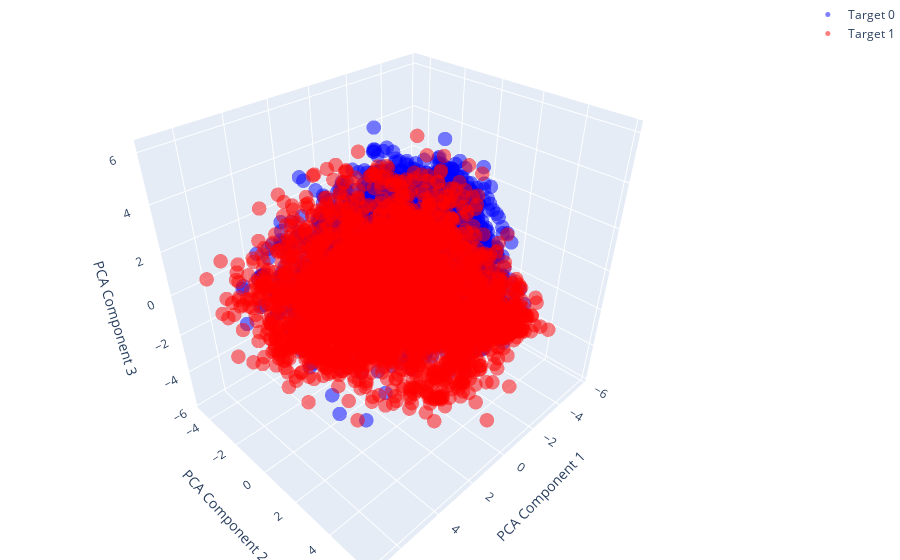

Notebook cell for this chart:
### Code cell
fig = go.Figure()

# Add points for target == 0
fig.add_trace(go.Scatter3d(
    x=embeddings_pca_3d[df_train['target'] == 0, 0],
    y=embeddings_pca_3d[df_train['target'] == 0, 1],
    z=embeddings_pca_3d[df_train['target'] == 0, 2],
    mode='markers',
    marker=dict(size=5, color='blue', opacity=0.5),
    name='Target 0'
))

# Add points for target == 1
fig.add_trace(go.Scatter3d(
    x=embeddings_pca_3d[df_train['target'] == 1, 0],
    y=embeddings_pca_3d[df_train['target'] == 1, 1],
    z=embeddings_pca_3d[df_train['target'] == 1, 2],
    mode='markers',
    marker=dict(size=5, color='red', opacity=0.5),
    name='Target 1'
))

# Update the layout
fig.update_layout(
    margin=dict(l=0, r=0, b=0, t=0),
    scene=dict(
        xaxis_title='PCA Component 1',
        yaxis_title='PCA Component 2',
        zaxis_title='PCA Component 3'
    )
)

fig.show()

### Figure 1 — Plotly figure (JSON) as saved in the notebook; plotly's stock layout.template omitted (floating-point values rounded to 4 significant figures; data arrays with more than 128 entries replaced by an {"elided": "..."} marker saying what was removed)
{"data": [{"marker": {"color": "blue", "opacity": 0.5, "size": 5}, "mode": "markers", "name": "Target 0", "type": "scatter3d", "x": {"elided": "4342 float values"}, "y": {"elided": "4342 float values"}, "z": {"elided": "4342 float values"}}, {"marker": {"color": "red", "opacity": 0.5, "size": 5}, "mode": "markers", "name": "Target 1", "type": "scatter3d", "x": {"elided": "3271 float values"}, "y": {"elided": "3271 float values"}, "z": {"elided": "3271 float values"}}], "layout": {"margin": {"b": 0, "l": 0, "r": 0, "t": 0}, "scene": {"xaxis": {"title": {"text": "PCA Component 1"}}, "yaxis": {"title": {"text": "PCA Component 2"}}, "zaxis": {"title": {"text": "PCA Component 3"}}}}}
